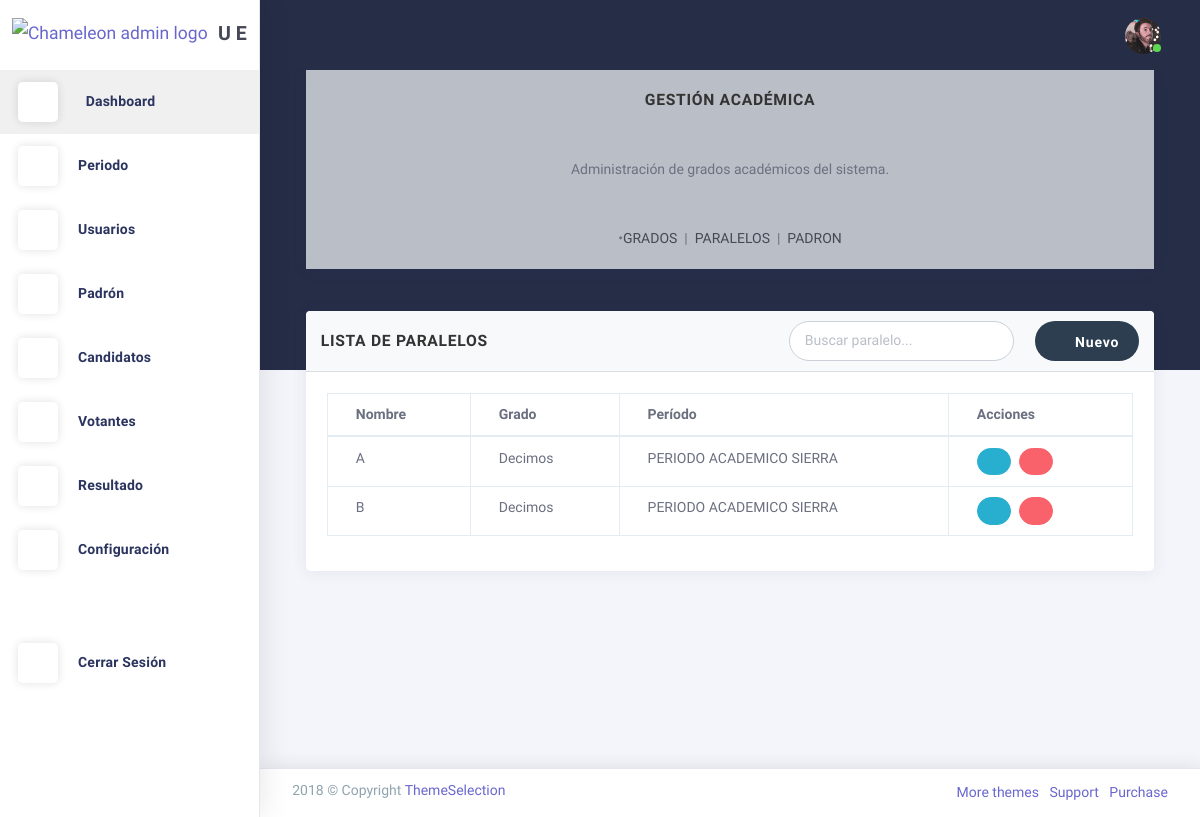
The app's page /paralelos/, older data.
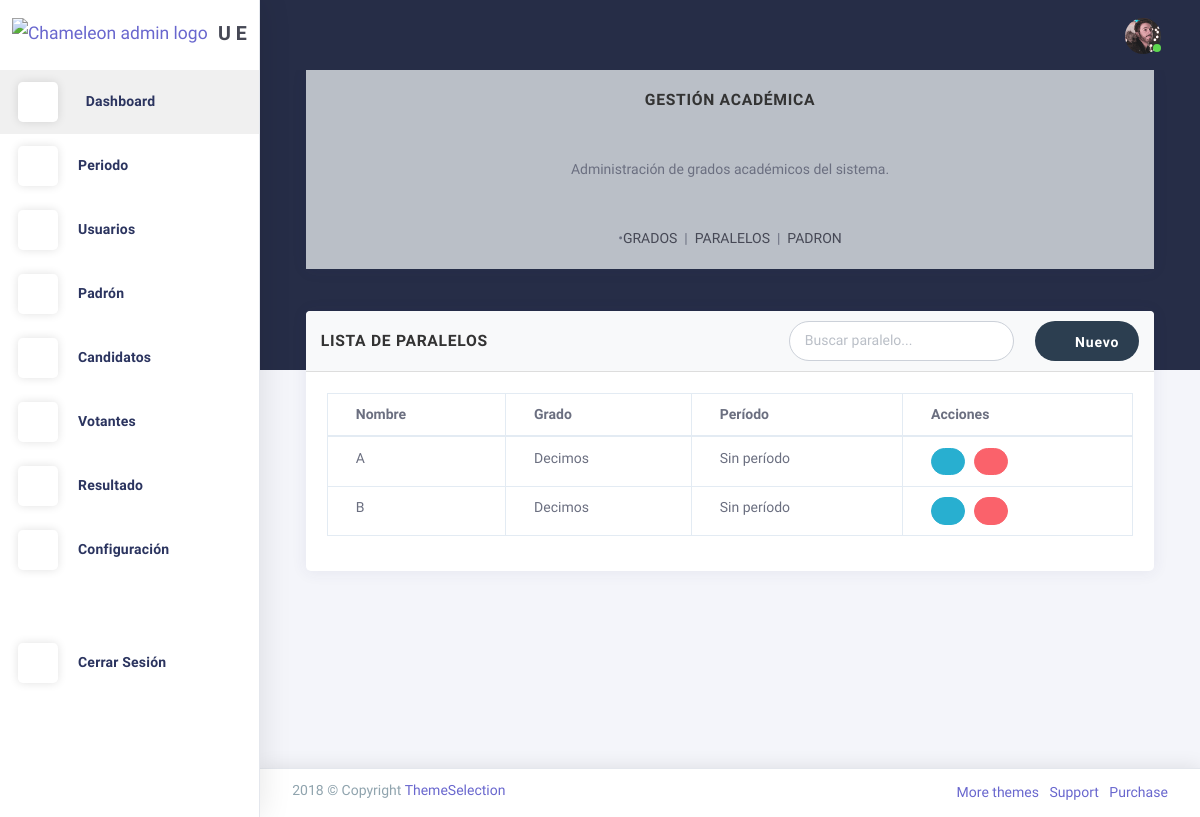
The same page, newer data.
### Aplicaciones/padron/models.py (models this page shows, shortened)
class Paralelo(models.Model):
    nombre = models.CharField(max_length=5, verbose_name="Letra del paralelo")
    grado = models.ForeignKey(
        Grado,
        on_delete=models.CASCADE,
        related_name="paralelos",
        verbose_name="Grado asociado"
    )
    class Meta:
        unique_together = ('nombre', 'grado')
        ordering = ['grado', 'nombre']
        verbose_name = "Paralelo"
        verbose_name_plural = "Paralelos"

class Grado(models.Model):
    nombre = models.CharField(max_length=50)
    periodo = models.ForeignKey(
        Periodo,
        on_delete=models.SET_NULL,
        null=True,
        blank=True,
        related_name='grados',
        verbose_name="Período académico"
    )
    class Meta:
        unique_together = ('nombre', 'periodo')
        ordering = ['nombre']
        verbose_name = "Grado"
        verbose_name_plural = "Grados"

### Aplicaciones/periodo/models.py (models this page shows, shortened)
class Periodo(models.Model):
    nombre = models.CharField(max_length=100, unique=True)
    fecha_inicio = models.DateField()
    fecha_fin = models.DateField()

### Aplicaciones/padron/views.py (the view)
# urls.py: path('paralelos/', ParaleloListView.as_view(), name='listar_paralelos'),
class ParaleloListView(ListView):
    model = Paralelo
    template_name = 'paralelos/agregarParalelo.html'
    context_object_name = 'paralelos'
    paginate_by = 15
    def get_queryset(self):
        return Paralelo.objects.select_related('grado', 'grado__periodo').order_by('grado__nombre', 'nombre')
    def get_context_data(self, **kwargs):
        context = super().get_context_data(**kwargs)
        context['grados'] = Grado.objects.all()
        return context

### Aplicaciones/padron/templates/paralelos/agregarParalelo.html (shortened to what this page needs)
{% extends 'plantilla.html' %}
{% block contenido %}
<div class="card mb-3">
  <div class="card-body bg-light text-center">
    <h5 class="card-title mb-4"><strong>Gestión Académica</strong></h5>
    <p class="card-text mb-4">
      Administración de grados académicos del sistema.
    </p>
    <nav class="d-flex justify-content-center gap-3">
      <span class="text-muted">•</span>
      <a href="{% url 'listar_grados' %}" class="text-decoration-none text-dark {% if request.path == '/grados/' %} text-decoration-underline {% endif %}">GRADOS</a>
      <span>&nbsp;&nbsp;</span>
      <span class="text-muted">|</span>
      <span>&nbsp;&nbsp;</span>
      <a href="{% url 'listar_paralelos' %}" class="text-decoration-none text-dark {% if request.path == '/paralelos/' %} text-decoration-underline {% endif %}">PARALELOS</a>
      <span>&nbsp;&nbsp;</span>
      <span class="text-muted">|</span>
      <span>&nbsp;&nbsp;</span>
      <a href="{% url 'gestion_padron' %}" class="text-decoration-none text-dark  text-decoration-underline ">PADRON</a>
    </nav>
  </div>
</div>
<section id="listar-paralelos" class="row match-height">
  <div class="col-sm-12">
    <div class="card">
      <div class="card-header d-flex flex-column flex-md-row justify-content-between align-items-md-center">
        <h4 class="card-title mb-2 mb-md-0">Lista de Paralelos</h4>
        <div class="d-flex flex-column flex-md-row align-items-stretch justify-content-md-end">
          <input type="text" class="form-control mb-2 mb-md-0 mr-md-2" placeholder="Buscar paralelo..." id="buscarParalelo">
          <button type="button" class="btn btn-primary" data-toggle="modal" data-target="#modalAgregarParalelo">
            <i class="la la-plus"></i> Nuevo
          </button>
        </div>
      </div>
      <div class="card-content">
        <div class="card-body">
          <div class="table-responsive">
            <table class="table table-bordered" id="tablaParalelos">
              <thead>
                <tr>
                  <th>Nombre</th>
                  <th>Grado</th>
                  <th>Período</th>
                  <th>Acciones</th>
                </tr>
              </thead>
              <tbody>
                {% for paralelo in paralelos %}
                  <tr>
                    <td>{{ paralelo.nombre }}</td>
                    <td>{{ paralelo.grado.nombre }}</td>
                    <td>{{ paralelo.grado.periodo.nombre|default:"Sin período" }}</td>
                    <td class="action-buttons">
                      <button type="button" class="btn btn-info btn-sm" data-toggle="modal" data-target="#editarParaleloModal{{ paralelo.id }}">
                        <i class="la la-edit"></i>
                      </button>
                      <button type="button" class="btn btn-danger btn-sm" data-toggle="modal" data-target="#eliminarParaleloModal{{ paralelo.id }}">
                        <i class="la la-trash"></i>
                      </button>
                    </td>
                  </tr>
                {% empty %}
                  <tr>
                    <td colspan="4" class="text-center">No hay paralelos registrados.</td>
                  </tr>
                {% endfor %}
              </tbody>
            </table>
          </div>
        </div>
      </div>
    </div>
  </div>
</section>
{% endblock %}

Row changes from the older to the newer data that the page shows:
changed through a linked row, Paralelo (number 1 of 2 on the later page): grado.periodo.nombre "PERIODO ACADEMICO SIERRA" → "Sin período"
changed through a linked row, Paralelo (number 2 of 2 on the later page): grado.periodo.nombre "PERIODO ACADEMICO SIERRA" → "Sin período"
